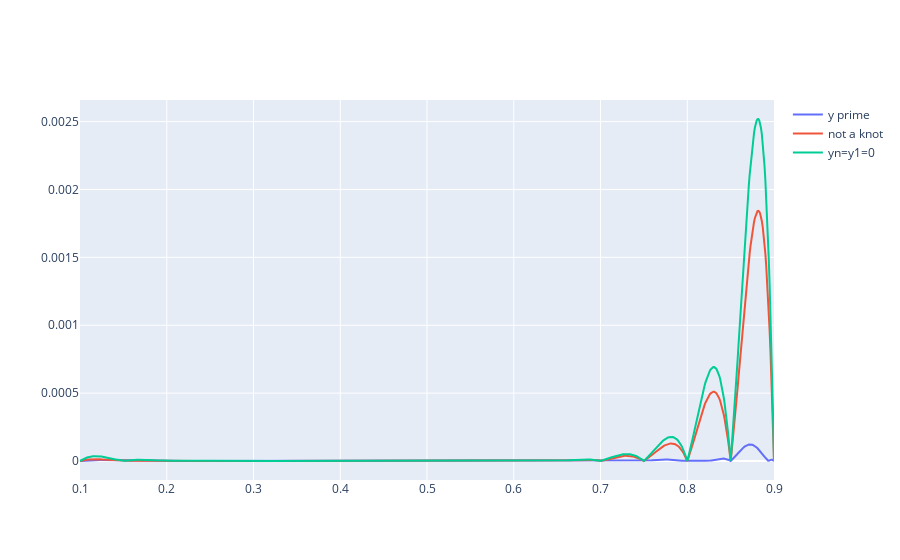

Notebook code cell kept with this figure:
### Code cell
fig_err=go.Figure()
fig_err.add_trace(go.Scatter(x=xx,y=abs(fx_t-yya),mode="lines",name="y prime"))
fig_err.add_trace(go.Scatter(x=xx,y=abs(fx_t-yyb),mode="lines",name="not a knot"))
fig_err.add_trace(go.Scatter(x=xx,y=abs(fx_t-yyc),mode="lines",name="yn=y1=0"))
fig_err.show()

### Figure 1 — Plotly figure (JSON) as saved in the notebook; plotly's stock layout.template omitted (floating-point values rounded to 4 significant figures; data arrays with more than 128 entries replaced by an {"elided": "..."} marker saying what was removed)
{"data": [{"mode": "lines", "name": "y prime", "type": "scatter", "x": {"elided": "801 float values"}, "y": {"elided": "801 float values"}}, {"mode": "lines", "name": "not a knot", "type": "scatter", "x": {"elided": "801 float values"}, "y": {"elided": "801 float values"}}, {"mode": "lines", "name": "yn=y1=0", "type": "scatter", "x": {"elided": "801 float values"}, "y": {"elided": "801 float values"}}], "layout": {}}
